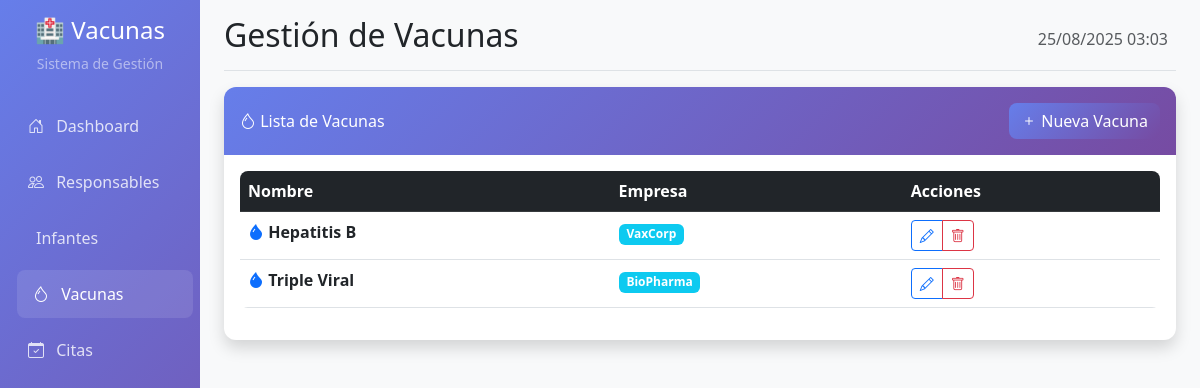
Screenshot of /vacunas.php with the database file from the repository.
### tables this page shows
CREATE TABLE `vacuna` (
  `id` bigint(20) NOT NULL,
  `nombre` varchar(255) NOT NULL,
  `empresa` varchar(255) NOT NULL
);

### controllers/VacunaController.php (called while the page is built, shortened)
<?php
require_once __DIR__ . '/../models/Vacuna.php';
require_once __DIR__ . '/../config/database.php';
class VacunaController {
    private $vacuna;
    public function __construct() {
        $this->database = new Database();
        $this->vacuna = new Vacuna($this->database->getConnection());
    }
    public function index() {
        $stmt = $this->vacuna->read();
        $vacunas = $stmt->fetchAll(PDO::FETCH_ASSOC);
        return $vacunas;
    }
}
?>

### config/database.php (called while the page is built, shortened)
<?php
class Database {
    private $host = 'localhost';
    private $db_name = 'bd_vac';
    private $username = 'root';
    private $password = '';
    public function getConnection() {
        $this->conn = null;
        try {
            $this->conn = new PDO(
                "mysql:host=" . $this->host . ";dbname=" . $this->db_name,
                $this->username,
                $this->password
            );
            $this->conn->setAttribute(PDO::ATTR_ERRMODE, PDO::ERRMODE_EXCEPTION);
            $this->conn->exec("set names utf8");
        } catch(PDOException $exception) {
            echo "Error de conexión: " . $exception->getMessage();
        }
        return $this->conn;
    }
}
?>

### models/Vacuna.php (called while the page is built, shortened)
<?php
require_once __DIR__ . '/../config/database.php';
class Vacuna {
    private $conn;
    private $table_name = "vacuna";
    public function __construct($db) {
        $this->conn = $db;
    }
    public function read() {
        $query = "SELECT * FROM " . $this->table_name . " ORDER BY nombre";
        $stmt = $this->conn->prepare($query);
        $stmt->execute();
        return $stmt;
    }
}
?>

### vacunas.php (the view, shortened to what this page needs)
<?php
require_once __DIR__ . '/controllers/VacunaController.php';
$controller = new VacunaController();
$action = $_GET['action'] ?? 'index';
switch ($action) {
    default:
        $vacunas = $controller->index();
        break;
}
include __DIR__ . '/views/layout/header.php';
?>
<?php if ($action === 'index'): ?>
    <div class="card shadow mb-4">
        <div class="card-header py-3 d-flex justify-content-between align-items-center">
            <h6 class="m-0 font-weight-bold text-white">
                <i class="bi bi-droplet"></i> Lista de Vacunas
            </h6>
            <a href="?action=create" class="btn btn-primary">
                <i class="bi bi-plus"></i> Nueva Vacuna
            </a>
        </div>
        <div class="card-body">
            <?php if (empty($vacunas)): ?>
                <div class="text-center py-5">
                    <i class="bi bi-droplet display-1 text-muted"></i>
                    <p class="text-muted mt-3">No hay vacunas registradas</p>
                    <a href="?action=create" class="btn btn-primary">Registrar la primera vacuna</a>
                </div>
            <?php else: ?>
                <div class="table-responsive">
                    <table class="table table-hover">
                        <thead class="table-dark">
                            <tr>
                                <th>Nombre</th>
                                <th>Empresa</th>
                                <th>Acciones</th>
                            </tr>
                        </thead>
                        <tbody>
                            <?php foreach ($vacunas as $vacuna): ?>
                                <tr>
                                    <td>
                                        <i class="bi bi-droplet-fill text-primary"></i>
                                        <strong><?php echo htmlspecialchars($vacuna['nombre']); ?></strong>
                                    </td>
                                    <td>
                                        <span class="badge bg-info">
                                            <?php echo htmlspecialchars($vacuna['empresa']); ?>
                                        </span>
                                    </td>
                                    <td>
                                        <div class="btn-group" role="group">
                                            <a href="?action=edit&id=<?php echo $vacuna['id']; ?>"
                                               class="btn btn-sm btn-outline-primary">
                                                <i class="bi bi-pencil"></i>
                                            </a>
                                            <button type="button" class="btn btn-sm btn-outline-danger"
                                                    onclick="deleteVacuna(<?php echo $vacuna['id']; ?>)">
                                                <i class="bi bi-trash"></i>
                                            </button>
                                        </div>
                                    </td>
                                </tr>
                            <?php endforeach; ?>
                        </tbody>
                    </table>
                </div>
            <?php endif; ?>
        </div>
    </div>
<?php endif; ?>
<?php include __DIR__ . '/views/layout/footer.php'; ?>

### views/layout/header.php (style rules this page uses)
.card { border: none; box-shadow: 0 0.125rem 0.25rem rgba(0, 0, 0, 0.075); border-radius: 0.75rem; }
.card-header { background: linear-gradient(135deg, #667eea 0%, #764ba2 100%); color: white; border-radius: 0.75rem 0.75rem 0 0 !important; border: none; }
.btn-primary { background: linear-gradient(135deg, #667eea 0%, #764ba2 100%); border: none; border-radius: 0.5rem; }
.table { border-radius: 0.5rem; overflow: hidden; }

### rows the page displays
vacuna: nombre "Hepatitis B", empresa "VaxCorp"
vacuna: nombre "Triple Viral", empresa "BioPharma"

### other values shown
$page_title "Gestión de Vacunas"
